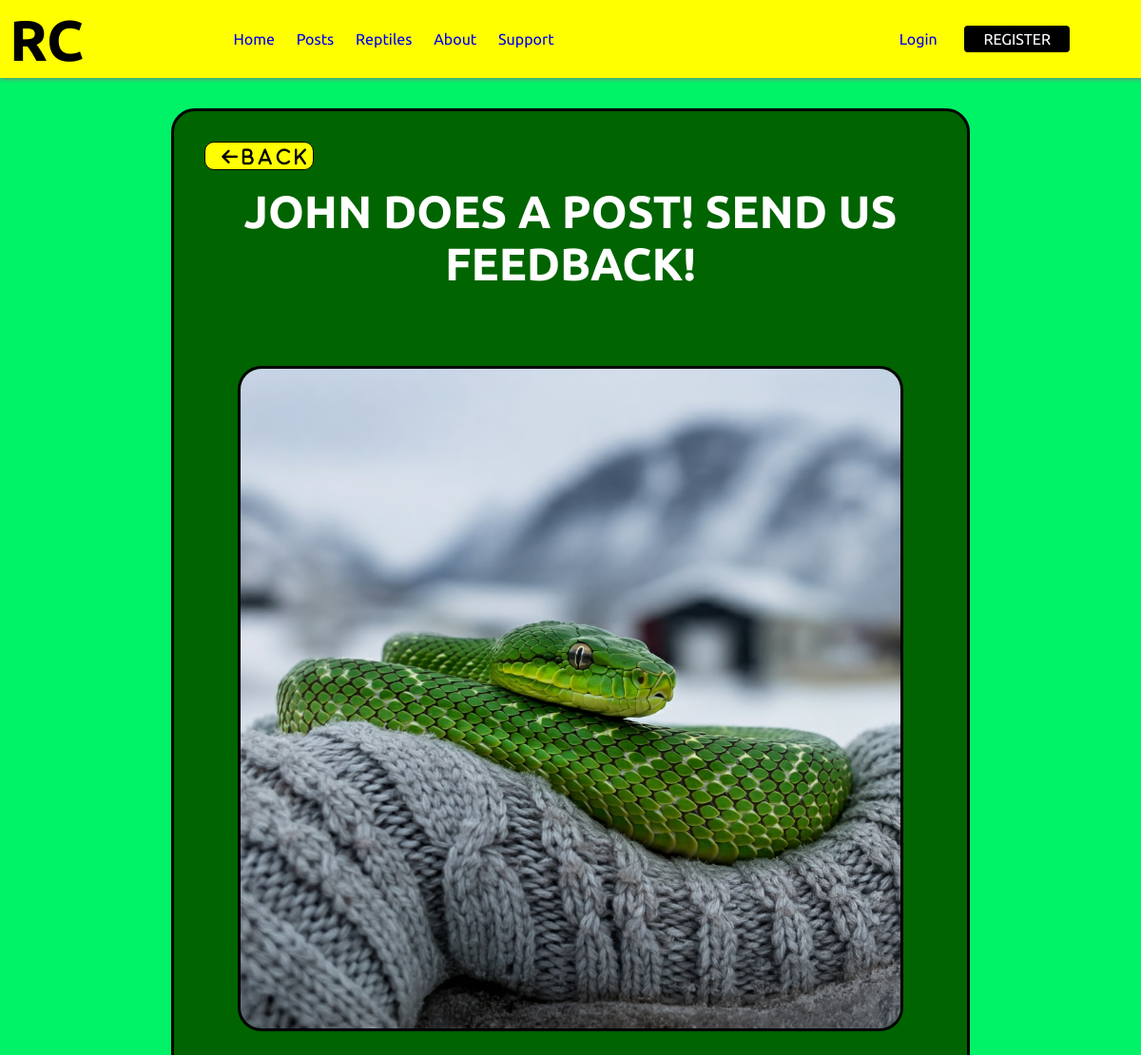
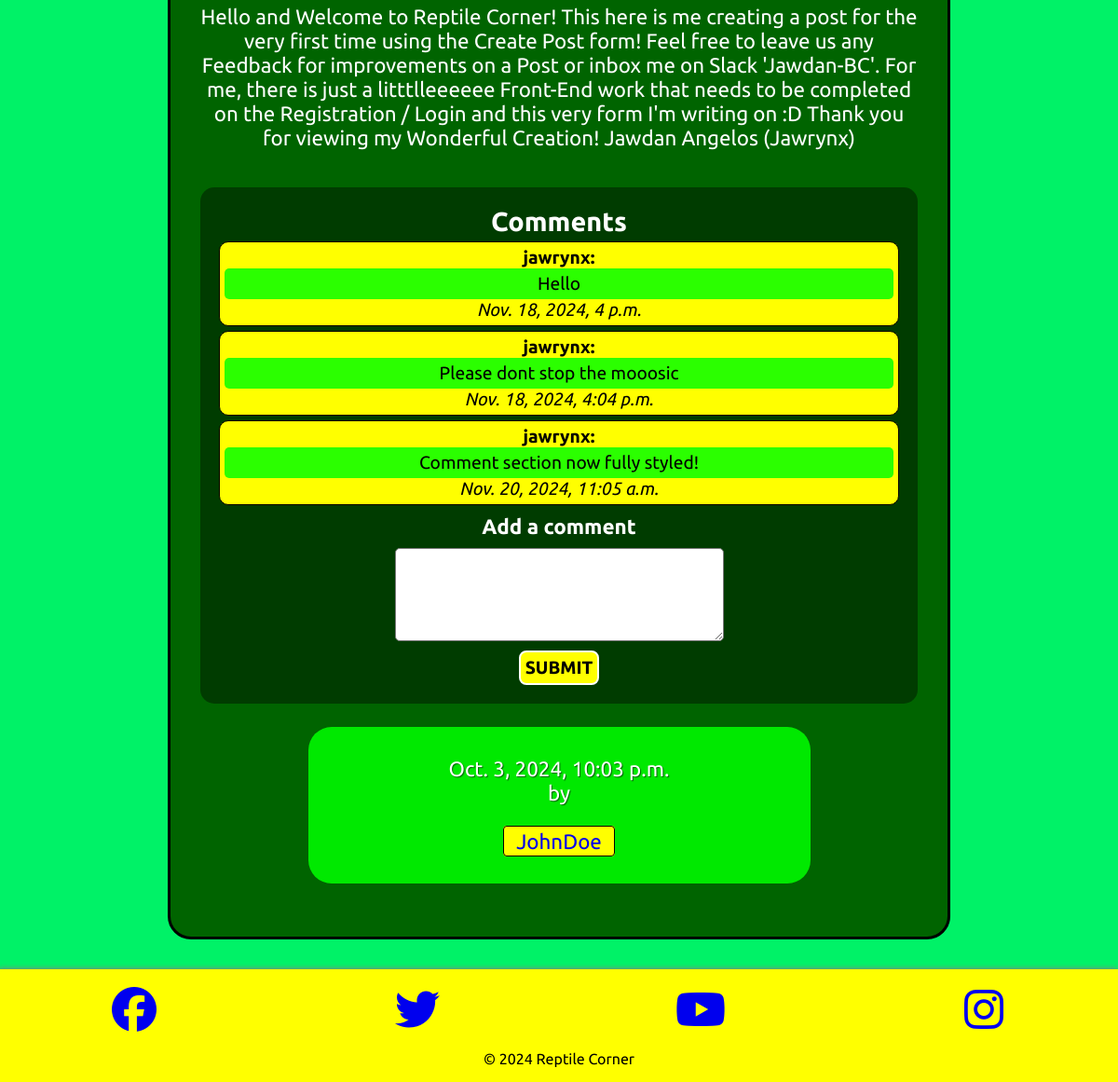
Screenshot of /posts/john-does-a-post with the database file from the repository (2 pictures, top to bottom).
### posts/models.py (models this page shows, shortened)
class Post(models.Model):
    title = models.CharField(max_length=75)
    body = models.TextField()
    slug = models.SlugField(max_length=75)
    date = models.DateTimeField(auto_now_add=True)
    image = models.ImageField(blank=True)
    author = models.ForeignKey(User, on_delete=models.CASCADE, default=None)

### comments/models.py (models this page shows, shortened)
class Comment(models.Model):
    post = models.ForeignKey(Post, on_delete=models.CASCADE, related_name='comments')
    author = models.ForeignKey(settings.AUTH_USER_MODEL, on_delete=models.CASCADE)
    body = models.TextField()
    created = models.DateTimeField(auto_now_add=True)
    class Meta:
        ordering = ('created',)

### posts/views.py (the view)
# urls.py: path('<slug:slug>', views.post_page, name="page"),
def post_page(request, slug):
    post = get_object_or_404(Post, slug=slug)
    comments = post.comments.all()
    new_comment = None
    if request.method == 'POST':
        comment_form = CommentForm(data=request.POST)  # Make sure to pass data=request.POST
        if comment_form.is_valid():
            new_comment = comment_form.save(commit=False)
            new_comment.post = post
            new_comment.author = request.user
            new_comment.save()
            return redirect('posts:page', slug=post.slug)
    else:
        comment_form = CommentForm()
    return render(request, 'posts/post_page.html', {'post': post, 'comments': comments, 'new_comment': new_comment, 'comment_form': comment_form})

### comments/forms.py
class CommentForm(forms.ModelForm):
    class Meta:
        model = Comment
        fields = ('body',)
        widgets = {
            'body': forms.Textarea(attrs={'class': 'form-control', 'rows': 4}),  # Ensure it's a Textarea
        }

### posts/templates/posts/post_page.html (shortened to what this page needs)
{% extends 'layout.html' %}
{% block content %}
    <section class="post-page">
        <div class="post-card">
            <div class="grid">
                <div class="col-1">
                    <div class="post-header">
                        <i class="fa-solid fa-arrow-left" onclick="history.back()"> B A C K</i>
                    </div>
                </div>
                <div class="col-12">
                    <div class="post-header">
                        <h1>{{ post.title }}</h1>
                    </div>
                </div>
            </div>
            <img class="post-image col-12" src="{{ post.image.url }}" alt="{{ post.title }}">
            <div class="col-12" id="post-text">
                <p class="body-field">{{ post.body }}</p>
            </div>
            <div class="col-12" id="post-comments">
                <h2>Comments</h2>
                {% for comment in comments %}
                    <div class="comment">
                        <p class="comment-author">{{ comment.author }}:</p>
                        <p class="comment-body">{{ comment.body }}</p>
                        <p class="comment-date">{{ comment.created }}</p>
                    </div>
                {% endfor %}
                {% if new_comment %}
                    <p>Your comment has been added.</p>
                {% else %}
                    <h3>Add a comment</h3>
                    <form method="post">
                        <div id="comment-form-wrapper">
                            <textarea name="body" cols="40" rows="10"></textarea>
                        </div>
                        <button type="submit" class="btn btn-primary">Submit</button>
                    </form>
                {% endif %}
            </div>
            <div class="col-12" id="post-info">
                <p class="date-stamp">{{ post.date }}<br> by <br><br>
                    <span class="post-profile">
                        <a href="../profile/{{ post.author }}">{{ post.author }}</a>
                    </span>
                </p>
            </div>
        </div>
    </section>
{% endblock %}

### static/css/style.css (style rules this page uses)
* { box-sizing: border-box; padding: 0; margin: 0; }
body { font-family: 'Ubuntu'; background-color: white; color: black; }
a { text-decoration: none; }
.date-stamp { margin: 25px 0; }
.post-page { color: white; display: flex; background-color: rgba(0, 255, 115, 0.897); justify-content: center; }
.post-card { margin: 2rem; width: 90%; border: 3px solid black; background-color: darkgreen; padding: 2rem; border-radius: 25px; font-size: 1.2rem; }
#post-info { display: flex; flex-direction: column; align-items: center; text-align: center; }
#post-info p { background-color: #00e900; border-radius: 25px; padding: 2rem; width: 70%; text-shadow: 1px 1px 1px darkgreen; font-size: 0.8rem; }
.post-profile { margin: 1rem; background-color: yellow; border: 1px solid black; padding: 0.2rem 0.8rem; border-radius: 4px; }
.post-profile { color: black; text-decoration: none; text-shadow: none; }
#post-comments { text-align: center; background-color: rgba(0, 0, 0, 0.4); border-radius: 15px; padding: 20px; margin-top: 40px; }
#post-comments h3, #post-comments form { margin-top: 10px; }
#post-comments form button { padding: 5px; margin-top: 10px; background-color: yellow; text-transform: uppercase; font-family: 'Ubuntu', sans-serif; font-weight: bold; font-size: 1.2rem; border-radius: 8px; border: 2px solid white; }
#post-comments textarea[name="body"] { display: block !important; }
#comment-form-wrapper textarea { display: block !important; width: 100%; height: 100px; }
.comment { background-color: yellow; border: 1px solid black; color: black; border-radius: 10px; margin-top: 5px; padding: 5px; width: 100%; }
.comment-author { font-weight: bolder; }
.comment-body { background-color: rgb(43, 255, 0); border-radius: 5px; padding: 5px; }
.comment-date { font-style: italic; }
.post-header i { left: 0; background-color: yellow; border-radius: 10px; border: 1px solid black; padding-top: 6px; padding-left: 10px; width: 115px; height: 30px; cursor: pointer; color: black; }
.post-page h1 { margin-bottom: 20px; text-transform: uppercase; text-align: center; font-size: 1.2rem; }
.post-image { width: 100%; max-width: 700px; border-radius: 25px; border: 3px solid black; margin-bottom: 25px; }
textarea { border-radius: 5px; padding: 0.5rem; }
@media screen and (min-width: 500px) { .post-header h1 { font-size: 2rem; } }
@media screen and (min-width: 500px) { #post-info p { font-size: 1.2rem; } }
@media screen and (min-width: 768px) { .post-header h1 { font-size: 2.5rem; } }
@media screen and (min-width: 768px) { .body-field, #post-info p { font-size: 1.4rem; } }
@media screen and (min-width: 992px) { .post-page { text-align: center; } }
@media screen and (min-width: 992px) { .post-card { max-width: 70%; } }
@media screen and (min-width: 992px) { .post-header h1 { font-size: 3rem; margin-bottom: 80px; } }
@media screen and (min-width: 992px) { #post-comments { display: flex; flex-direction: column; align-items: center; } }

### static/css/grid_classes.css (style rules this page uses)
.grid { display: grid; grid-template-columns: repeat(12, 1fr); gap: 1rem; }
.col-1 { grid-column: span 1; }
.col-12 { grid-column: span 12; }

### rows the page displays
Post: title "JOHN DOES A POST! SEND US FEEDBACK!", image (picture), body "Hello and Welcome to Reptile Corner! This here is me creating a post for the very first time using the Create Post form! Feel free to leave us any Feedback for improvements on a Post or inbox me on Slack 'Jawdan-BC'. For me, there is just a litttlleeeeee Front-End work that needs to be completed on the Registration / Login and this very form I'm writing on :D Thank you for viewing my Wonderful Creation! Jawdan Angelos (Jawrynx)", date "Oct. 3, 2024, 10:03 p.m.", author "JohnDoe"
Comment: author "jawrynx", body "Hello", created "Nov. 18, 2024, 4 p.m."
Comment: author "jawrynx", body "Please dont stop the mooosic", created "Nov. 18, 2024, 4:04 p.m."
Comment: author "jawrynx", body "Comment section now fully styled!", created "Nov. 20, 2024, 11:05 a.m."
